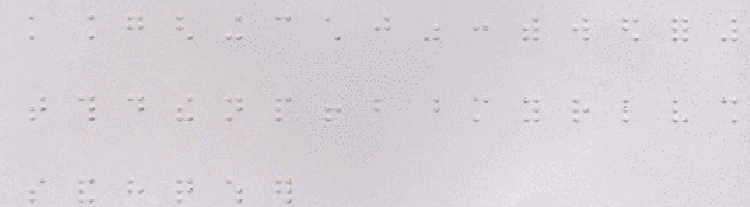
#> input picture media/images/1.png, 750 x 207 px
$ python pre.py
#> lines starting #> are read from the running program, lines starting #| are printed output that depends on the picture; after the words box and inside, x2 and y2 are one past the last pixel; in counts of white or black regions, pixels touching at a corner belong together
#!/usr/bin/env python
# coding: utf-8

# In[1]:


import sys
import cv2
import scipy
import random
import imageio
import numpy as np
import zipfile as zf
import matplotlib.pyplot as plt

from scipy import ndimage
from imageio import imread
from skimage.feature import hog
from scipy.ndimage import shift
from skimage.transform import resize
from sklearn.metrics import accuracy_score
from PIL import Image, ImageDraw, ImageFont
from skimage.util import random_noise, invert
from sklearn.neural_network import MLPClassifier
from sklearn.model_selection import train_test_split


# In[2]:


# Normalizes image pixels between 0 and 255
def normalize(img):
	imin = np.min(img)
	imax = np.max(img)

	return (((img - imin)/(imax - imin)) * 255).astype(np.float64)

# Prints image with minimum value equal to 0 and maximum to 255
def printNormalizedImage(img):
	plt.figure(figsize=(16,8))
	plt.imshow(img, cmap="gray", vmin=0, vmax=255)

# Prints image with matplotlib defaults
def printImage(img):
	plt.figure(figsize=(16,8))
	plt.imshow(img, cmap="gray")

# Median difference filter, highlights the shadow pixels
def Filter(I, n):
	m = n//2
	J = np.empty(I.shape, dtype=np.float64)
	N, M = I.shape
	I = np.pad(I, ((m, m), (m, m)), 'symmetric')

	for i in range(N):
		for j in range(M):
			sub = I[i+m:(i+m+n), j+m:(j+m+n)]
			med = np.median(np.ravel(sub)) # gets median
			J[i, j] = abs(I[i+m, j+m] - med) # applies the difference
	return J

# Applies mean filter to image I
def MeanFilter(I, n):
	m = n//2
	J = np.empty(I.shape, dtype=np.float64) # the answer
	N, M = I.shape
	I = np.pad(I, ((m, m), (m, m)), 'symmetric')
	for	i in range(N):
		for j in range(M):
			# copies the matrix to sub
			sub = I[i+m:(i+m+n), j+m:(j+m+n)]
			J[i, j] = np.mean(np.ravel(sub)) # get mean of the linearized list
	return J

# Transform a RGB image to a gray scale one
def RGBtoGrayScale(matrix):
  if (matrix.ndim == 2): return matrix

  size = matrix.shape
  for i in range(size[0]):
    for j in range(size[1]):
      matrix[i, j, 0] = matrix[i, j, 0] * 0.2989 + matrix[i, j, 1] * 0.5870 + matrix[i, j, 2] * 0.1140

  matrix = matrix[:, :, 0].squeeze()

  return matrix

# Apply threshold filter given T
def ThresholdFilter(matrix, T=1):
  size = matrix.shape
  for i in range(size[0]):
    for j in range(size[1]):
      matrix[i, j] = 0 if matrix[i, j] < T else 1

  return matrix


# In[3]:


# extract zip file so program can be run in google colab
#zf.ZipFile('media.zip').extractall()

# filename of the input image
filename = "media/images/" + '1.png'
image = imageio.imread(filename)
#> image is the input picture: shape (207, 750, 4); mean R, G, B, A 216.3, 210.2, 215.8, 255
matrix = np.array(image, copy=True, dtype=np.float64)

size = matrix.shape
#> size = (207, 750, 4)

N = size[0]
#> N = 207
M = size[1]
#> M = 750

sys.setrecursionlimit(10 * N * M)

# Plot original image
matrix = RGBtoGrayScale(matrix)
matrix = normalize(matrix)
#> in normalize, `imin = np.min(img)`: imin = 137.9
#> in normalize, `imax = np.max(img)`: imax = 237.9
#> in normalize, `return (((img - imin)/(imax - imin)) * 255).astype(np.float64)`:
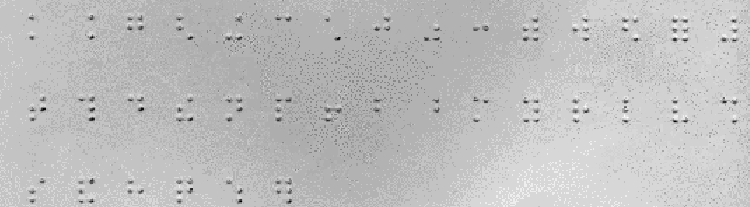
#> returned value: shape (207, 750) float64; min 0, max 255, mean 190.6
mat = matrix.astype(np.uint8)
printNormalizedImage(mat)


# In[4]:


dots_matrix = Filter(matrix, 21) # Applies filter to normalized matrix
#> in Filter, `I = np.pad(I, ((m, m), (m, m)), 'symmetric')`:
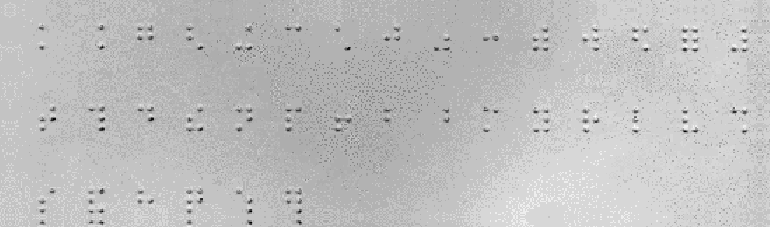
#> I: shape (227, 770) float64; min 0, max 255, mean 191.2
#> after the loop in Filter, `for i in range(N):`:
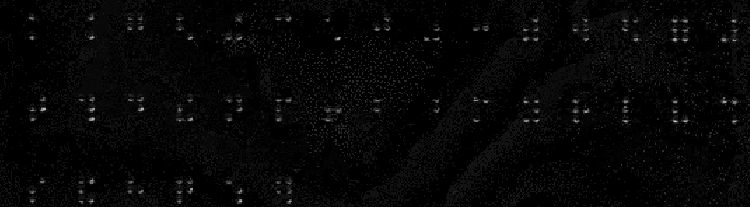
#> J: shape (207, 750) float64; min 0, max 209.7, mean 6
dots_matrix = normalize(dots_matrix)

# Smooth image using mean filter, to reduce noise
dots_matrix = MeanFilter(dots_matrix, 3)

# Thresholding step, 30 is arbitrary value derived from testing with images, but independent of input image gray scale
dots_matrix = ThresholdFilter(dots_matrix, 30)
#> after the loop in ThresholdFilter, `for i in range(size[0]):`:
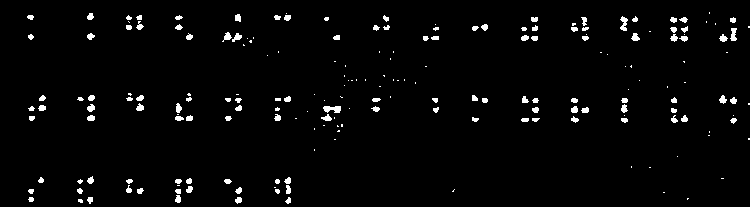
#> matrix: shape (207, 750) float64; values 0 (black) and 1 (white), 2.6% white; 201 white regions (86 under 20 px), largest, box (x1, y1, x2, y2) and area: (323, 106, 341, 113) 94, (620, 16, 628, 31) 71, (730, 28, 737, 41) 64


# Erode the regions to calculate circles
dots_matrix = ndimage.binary_erosion(dots_matrix)
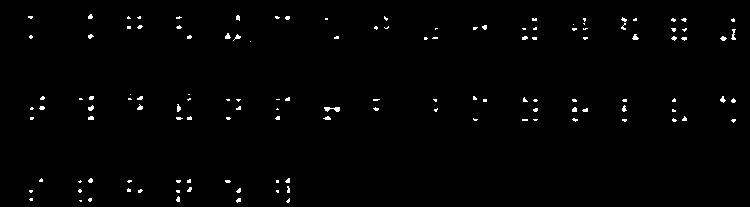
#> dots_matrix: shape (207, 750) bool; 1.1% white in thin lines or dots, all inside (x1, y1, x2, y2) = (28, 14, 736, 203)

# Plot segmented image
mat = dots_matrix.astype(np.uint8)
printImage(mat)


# In[5]:


# Finds points of the image which are in a connected component
def pointsInComponent(matrix, i, j, pts):
	vis[i, j] = 1
	pts.append((i, j))
	if i + 1 < N and vis[i+1, j] == 0 and matrix[i+1, j] == 1: pointsInComponent(matrix, i+1, j, pts)
	if i - 1 >=0 and vis[i-1, j] == 0 and matrix[i-1, j] == 1: pointsInComponent(matrix, i-1, j, pts)
	if j + 1 < M and vis[i, j+1] == 0 and matrix[i, j+1] == 1: pointsInComponent(matrix, i, j+1, pts)
	if j - 1 >=0 and vis[i, j-1] == 0 and matrix[i, j-1] == 1: pointsInComponent(matrix, i, j-1, pts)

# Flood fill algorithm to paint unwanted white regions
def paintBlack(matrix, i, j):
	matrix[i, j] = 0
	if i + 1 < N and matrix[i+1, j] == 1: paintBlack(matrix, i+1, j)
	if i - 1 >=0 and matrix[i-1, j] == 1: paintBlack(matrix, i-1, j)
	if j + 1 < M and matrix[i, j+1] == 1: paintBlack(matrix, i, j+1)
	if j - 1 >=0 and matrix[i, j-1] == 1: paintBlack(matrix, i, j-1)

# CV histogram correlation function
def compare(a, b):
	return cv2.compareHist(np.array(a).astype('float32'), np.array(b).astype('float32'), cv2.HISTCMP_CORREL)

# Euclidean distance comparison function
def euclideanDistance(a, b):
	return (np.sum((np.array(a) - np.array(b))**2)/256)**(1/2)


# In[6]:


vis = np.zeros((N, M))

# Retrieve components (white regions) and its pixels
comp = []
for i in range(N):
	for j in range(M):
		if vis[i, j] == 0 and dots_matrix[i, j] == 1:
			comp.append([])
			pointsInComponent(dots_matrix, i, j, comp[-1])
#> after the loop, comp = 134 items

# Calculate histograms of each region using list comprehension
histograms = [
	np.histogram(np.array([matrix[x] for x in pts]), bins=256, range=(0, 255))[0]
	for pts in comp
]
#> histograms = 134 items

sz = np.median([len(x) for x in comp])
#> sz = 12

# histogram description of braille circle, it is calculated as weighted mean of the histograms of white regions, in which the weight is it's centrality
desc = []

for c in range(256):
	desc.append(0)
	sum = 0 # sums of weights
	for i in range(len(comp)):
		if abs(len(comp[i]) - sz) > sz: continue
		p, q = comp[i][0]
		w = np.min([(p+1), (N - p+1), (q+1), (M - q + 1)]) # weight of the region, its centrality
		w = w/(len(comp))
		sum += w
		desc[c] += w * histograms[i][c]
	desc[c] /= sum
#> after the loop, desc = 256 values, max 1.54 at index 137, min 0 at index 1, mean 0.0495


errors = []
for i in range(len(histograms)):
	errors.append(compare(desc, histograms[i]))
	if compare(desc, histograms[i]) < 0 or euclideanDistance(desc, histograms[i]) > 1: #if correlation between the two histograms is less than 0.05, paint it black
		#print(euclideanDistance(desc, histograms[i]), end=' ')
		#print(compare(desc, histograms[i]))
		paintBlack(dots_matrix, comp[i][0][0], comp[i][0][1])
#> this loop made 134 passes
#> after the loop, errors = 134 values, max 0.788 at index 25, min 0.00636 at index 19, mean 0.47

# Plot segmented image
mat = dots_matrix.astype(np.uint8)
printImage(mat)


# In[7]:


# calculating the average diameter
diam = 0.0
for i in range(len(comp)):
  if abs(len(comp[i]) - sz) > sz: continue
  lo = N
  for pt in comp[i]: lo = min(lo, pt[0])
  hi = 0
  for pt in comp[i]: hi = max(hi, pt[0])

  v = hi - lo + 1
  lo = M
  for pt in comp[i]: lo = min(lo, pt[1])
  hi = 0
  for pt in comp[i]: hi = max(hi, pt[1])

  v = max(v, hi - lo + 1)
  diam += v
#> this loop made 134 passes
#> (v, diam) on passes 1 to 12: (5, 5), (6, 11), (5, 16), (4, 20), (4, 24), (6, 30), (5, 35), (5, 40), (5, 45), (6, 51), (3, 54), (5, 59)
#> after the loop, diam = 610

diam /= len(comp)
#> diam = 4.55
diam = round(diam)
#> diam = 5

print("Average diameter:", diam)
#| Average diameter: 5


# In[8]:


# Function to apply noise and generate more training images
def gen_data(base_image, quantity, label, data, target, shift_value=4):
	for i in range(quantity):
		data.append(shift(base_image, [random.randint(-shift_value,shift_value), random.randint(-shift_value,shift_value)]))
		target.append(label)

# Reading train images
images = []
for i in range(1, 27):
	images.append(RGBtoGrayScale(imread("media/images/train/" + str(i) + ".png")))
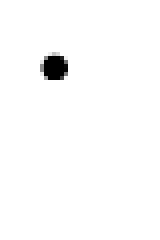
#> input picture media/images/train/1.png, 40 x 60 px (shown 4 times larger)
#> (the run stopped early here; a loop or call above may not have finished)
